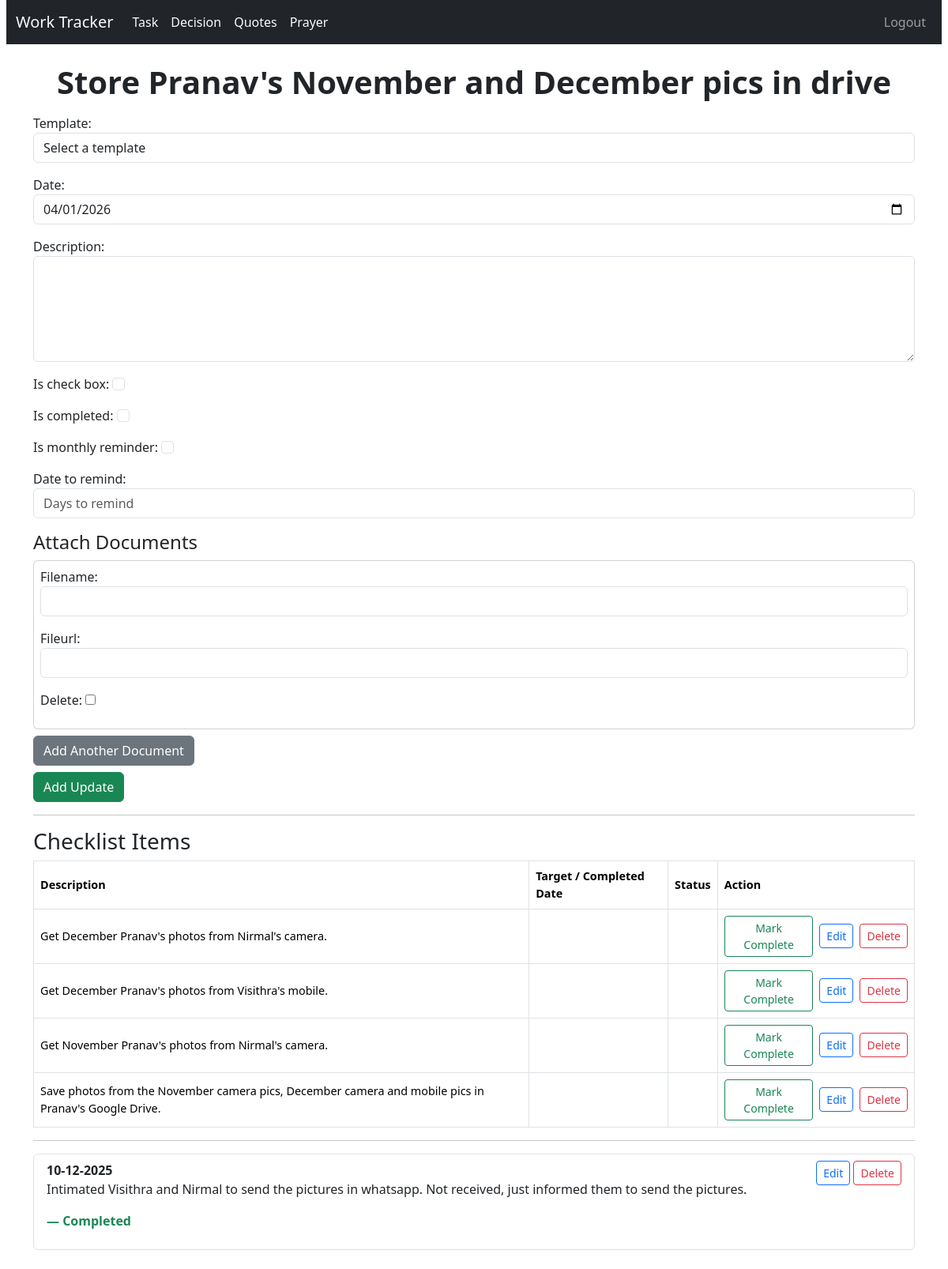
The page /task/41/updates/ (signed in) on the database as committed earlier.
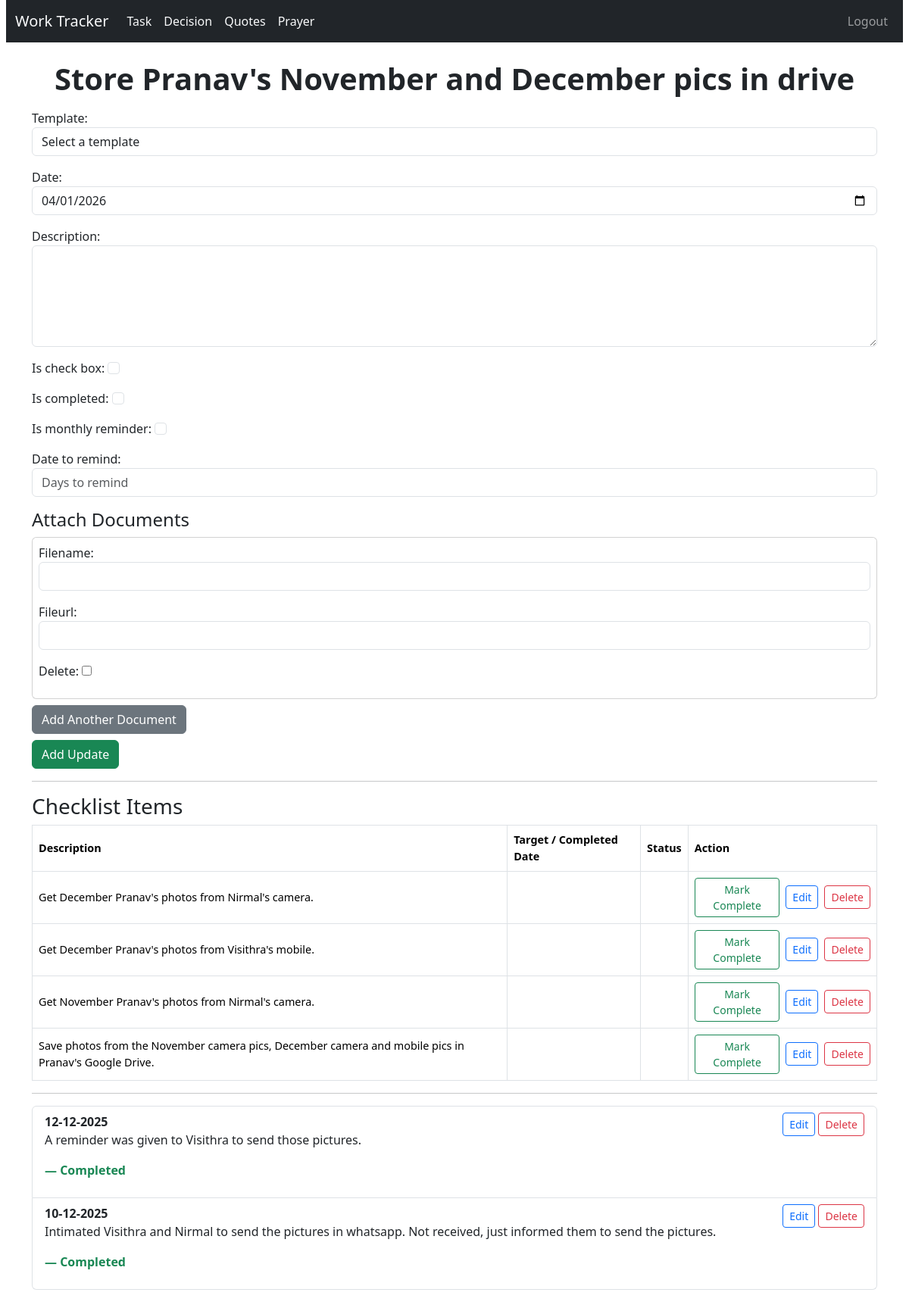
The same page on the database as committed later.
### tracker/models.py (models this page shows, shortened)
class Update(models.Model):
    task = models.ForeignKey(Task, on_delete=models.CASCADE, related_name='updates')
    date = models.DateField(default=timezone.now, null=True, blank=True)
    description = models.TextField()
    is_check_box = models.BooleanField(default=False)
    is_completed = models.BooleanField(default=False)
    is_monthly_reminder = models.BooleanField(default=False)
    date_to_remind = models.IntegerField(null=True, blank=True)

### tracker/views.py (the view, shortened to what this page needs)
# urls.py: path('task/<int:task_id>/updates/', views.UpdateListView.as_view(), name='update_list'),
class UpdateListView(LoginRequiredMixin, View):
    def get(self, request, task_id):
        task = get_object_or_404(Task, pk=task_id)
        if task.is_private:
            if not self.request.session.get("private_access"):
                raise PermissionError("PRIVATE_ACCESS_REQUIRED")
        checkbox_updates = task.updates.filter(is_check_box=True).order_by('is_completed', '-date', 'description')
        normal_updates   = task.updates.filter(is_check_box=False).order_by('-date')
        form = UpdateForm()
        formset = DocumentFormSet(queryset=Document.objects.none())
        return render(request, 'tracker/update_list.html', {
            'task': task,
            'checkbox_updates': checkbox_updates,
            'updates': normal_updates,
            'form': form,
            'formset': formset,
        })
    def dispatch(self, request, *args, **kwargs):
        try:
            return super().dispatch(request, *args, **kwargs)
        except PermissionError as e:
            if str(e) == "PRIVATE_ACCESS_REQUIRED":
                return redirect("private_access")
            raise

### tracker/forms.py
class UpdateForm(forms.ModelForm):
    template = forms.ModelChoiceField(
        queryset=UpdateTemplate.objects.all().order_by('name'),
        required=False,
        empty_label="Select a template",
        widget=forms.Select(attrs={'class': 'form-control'}),
        label="Template"
    )
    class Meta:
        model = Update
        fields = ['template', 'date', 'description', 'is_check_box', 'is_completed', 'is_monthly_reminder', 'date_to_remind']
        widgets = {
            'date': forms.DateInput(attrs={'class': 'form-control', 'type': 'date'}),
            'description': forms.Textarea(attrs={'class': 'form-control', 'rows': 5}),
            'is_check_box': forms.CheckboxInput(attrs={'class': 'form-check-input'}),
            'is_completed': forms.CheckboxInput(attrs={'class': 'form-check-input'}),
            'is_monthly_reminder': forms.CheckboxInput(attrs={'class': 'form-check-input'}),
            'date_to_remind': forms.NumberInput(attrs={
                'class': 'form-control',
                'placeholder': 'Days to remind',
                'min': 1,
                'max': 31,
                'step': 1
            }),
        }

### templates/tracker/update_list.html (shortened to what this page needs)
{% extends 'base.html' %}
{% load static %}
{% block content %}
<h1>{{ task.name }}</h1>
<form method="POST">
  {{ form.as_p }}
  <h4>Attach Documents</h4>
  <div id="formset">
    {% for form in formset %}
      <div class="card mb-2 p-2">
        {{ form.as_p }}
      </div>
    {% endfor %}
  </div>
  <button type="button" class="btn btn-secondary mb-2" id="add-more">Add Another Document</button>
  <br>
  <button type="submit" class="btn btn-success">Add Update</button>
</form>
<hr>
<h3>Checklist Items</h3>
<table class="table table-bordered">
  <thead>
    <tr>
      <th>Description</th>
      <th>Target / Completed Date</th>
      <th>Status</th>
      <th>Action</th>
    </tr>
  </thead>
  <tbody>
    {% for u in checkbox_updates %}
    <tr>
      <td>{{ u.description }}</td>
      <td>{{ u.date|date:"d-m-Y" }}</td>
      <td>{% if u.is_completed %}<p class="text-success">Completed</p>{% endif %}</td>
      <td>
        <div class="d-flex align-items-center gap-2">
          {% if not u.is_completed %}
          <form method="POST" action="{% url 'tracker:update_complete' u.id %}">
            <button class="btn btn-outline-success btn-sm">Mark Complete</button>
          </form>
          {% endif %}
          <a href="{% url 'tracker:update_edit' u.id %}" class="btn btn-sm btn-outline-primary">Edit</a>
          <a href="{% url 'tracker:update_delete' u.id %}" class="btn btn-sm btn-outline-danger">Delete</a>
          </div>
      </td>
    </tr>
    {% empty %}
    <tr><td colspan="3">No checklist items.</td></tr>
    {% endfor %}
  </tbody>
</table>
<hr>
<ul class="list-group mt-3">
  {% for u in updates %}
  <li class="list-group-item">
    <div>
      <strong>{{ u.date|date:"d-m-Y" }}</strong>
      <div class="float-end">
        <a href="{% url 'tracker:update_edit' u.id %}" class="btn btn-sm btn-outline-primary">Edit</a>
        <a href="{% url 'tracker:update_delete' u.id %}" class="btn btn-sm btn-outline-danger">Delete</a>
      </div>
      <br>
      {{ u.description|linebreaks }}
      {% if u.is_completed %}
        <p class="text-success fw-bold">— Completed</p>
      {% endif %}
    </div>
  </li>
  {% empty %}
  <li class="list-group-item">No updates yet.</li>
  {% endfor %}
</ul>
{% endblock %}

Rows that differ between the two databases and show on the page:
added Update: date "12-12-2025", description "A reminder was given to Visithra to send those pictures.", is_completed "— Completed"
